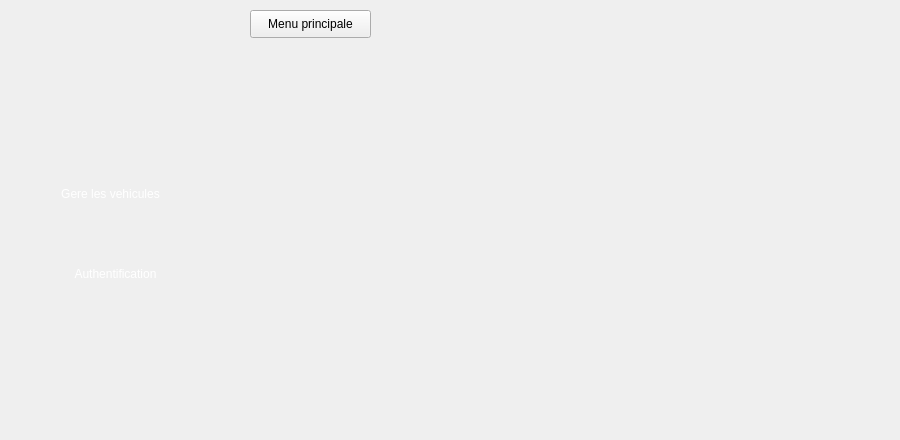
    <widget class="QWidget" name="auth">
     <widget class="QLabel" name="selected2_18">
      <property name="geometry">
       <rect>
        <x>-10</x>
        <y>250</y>
        <width>231</width>
        <height>51</height>
       </rect>
      </property>
      <property name="styleSheet">
       <string notr="true">
background-color: transparent;
background: none;
	border-image: url(:/selected2.png);
border: none;
background-repeat: none;
</string>
      </property>
      <property name="text">
       <string/>
      </property>
     </widget>
     <widget class="QPushButton" name="b_vehicules">
      <property name="geometry">
       <rect>
        <x>30</x>
        <y>180</y>
        <width>161</width>
        <height>28</height>
       </rect>
      </property>
      <property name="styleSheet">
       <string notr="true">

background-color: transparent;
	font: 10pt &quot;Segoe UI Historic&quot;;
	color: rgb(255, 255, 255);
background: none;
border: none;
background-repeat none;
</string>
      </property>
      <property name="text">
       <string>Gere les vehicules</string>
      </property>
     </widget>
     <widget class="QPushButton" name="pushButton_17">
      <property name="geometry">
       <rect>
        <x>30</x>
        <y>260</y>
        <width>171</width>
        <height>28</height>
       </rect>
      </property>
      <property name="styleSheet">
       <string notr="true">

background-color: transparent;
	font: 10pt &quot;Segoe UI Historic&quot;;
	color: rgb(255, 255, 255);
background: none;
border: none;
background-repeat: none;
</string>
      </property>
      <property name="text">
       <string>Authentification</string>
      </property>
     </widget>
     <widget class="QPushButton" name="a_supprimer">
      <property name="geometry">
       <rect>
        <x>700</x>
        <y>90</y>
        <width>191</width>
        <height>141</height>
       </rect>
      </property>
      <property name="styleSheet">
       <string notr="true">background-color: transparent;
background: none;
border: none;
background-repeat: none;
color : white;
image: url(:/icon-supp2.png)</string>
      </property>
      <property name="text">
       <string/>
      </property>
     </widget>
     <widget class="QPushButton" name="a_modifier">
      <property name="geometry">
       <rect>
        <x>480</x>
        <y>90</y>
        <width>191</width>
        <height>141</height>
       </rect>
      </property>
      <property name="styleSheet">
       <string notr="true">background-color: transparent;
background: none;
border: none;
background-repeat: none;
color : white;
image : url(:/icon-modif2.png)</string>
      </property>
      <property name="text">
       <string/>
      </property>
     </widget>
     <widget class="QPushButton" name="a_filtrer">
      <property name="geometry">
       <rect>
        <x>590</x>
        <y>290</y>
        <width>191</width>
        <height>141</height>
       </rect>
      </property>
      <property name="styleSheet">
       <string notr="true">background-color: transparent;
background: none;
border: none;
background-repeat: none;
color : white;
image : url(:/8774.png)
;</string>
      </property>
      <property name="text">
       <string/>
      </property>
     </widget>
     <widget class="QPushButton" name="a_ajouter">
      <property name="geometry">
       <rect>
        <x>260</x>
        <y>90</y>
        <width>191</width>
        <height>141</height>
       </rect>
      </property>
      <property name="styleSheet">
       <string notr="true">background-color: transparent;
background: none;
border: none;
background-repeat: none;
color : white;
image: url(:/icon-ajout2.psd);</string>
      </property>
      <property name="text">
       <string/>
      </property>
     </widget>
     <widget class="QPushButton" name="a_afficher">
      <property name="geometry">
       <rect>
        <x>370</x>
        <y>290</y>
        <width>191</width>
        <height>141</height>
       </rect>
      </property>
      <property name="styleSheet">
       <string notr="true">background-color: transparent;
background: none;
border: none;
background-repeat: none;
color : white;
image:  url(:/icon-afficher2.png)</string>
      </property>
      <property name="text">
       <string/>
      </property>
     </widget>
     <widget class="QPushButton" name="pushButton_90">
      <property name="geometry">
       <rect>
        <x>250</x>
        <y>10</y>
        <width>121</width>
        <height>28</height>
       </rect>
      </property>
      <property name="text">
       <string>Menu principale</string>
      </property>
     </widget>
    </widget>
